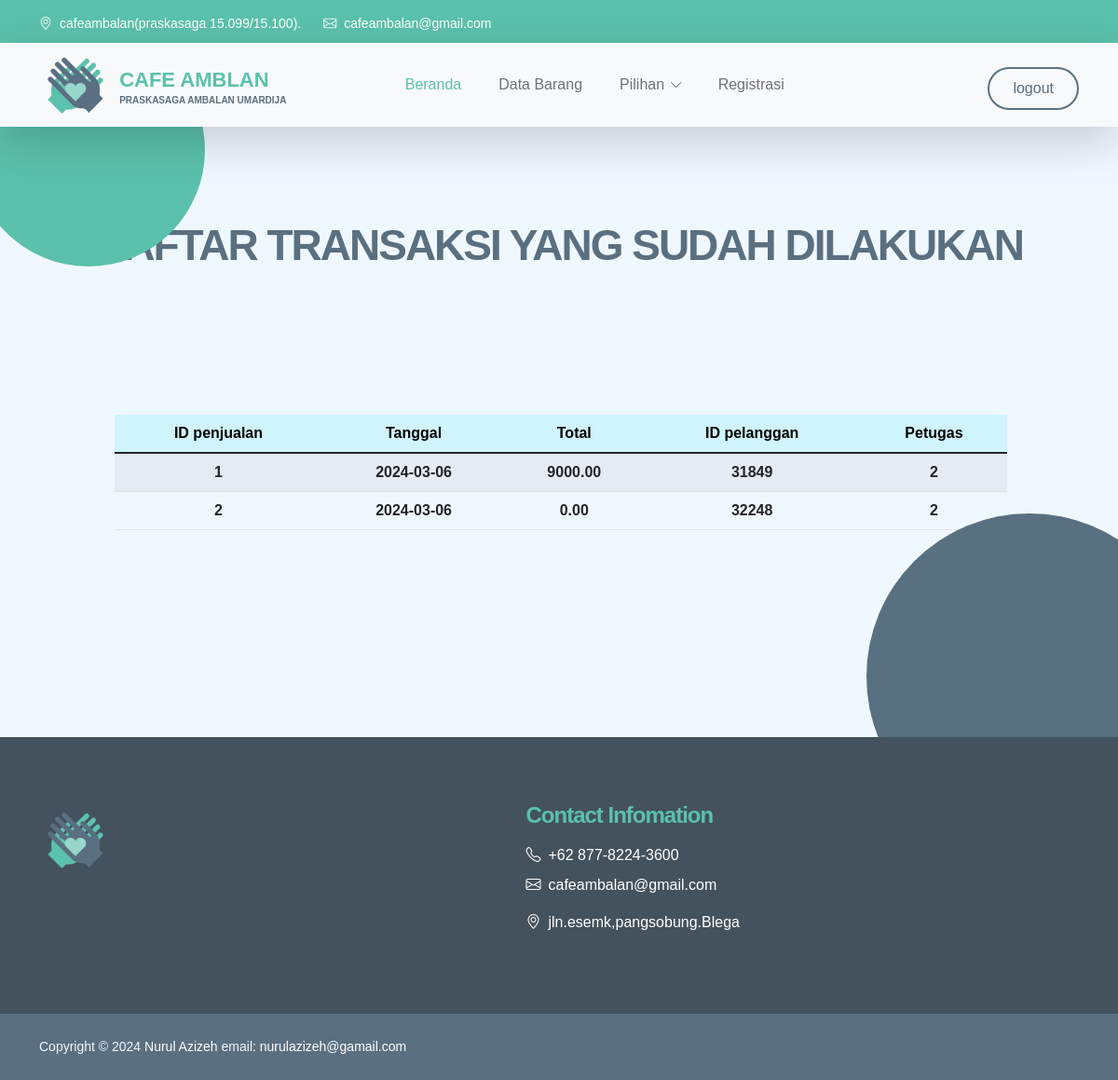
The app's page /administrator/penjualan_select.php (signed in) with its own data.
### tables this page shows
CREATE TABLE `tb_penjualan` (
  `id_penjualan` int(11) NOT NULL,
  `tgl_penjualan` date NOT NULL,
  `total` decimal(10,2) NOT NULL,
  `id_pelanggan` int(11) NOT NULL,
  `id_login` int(11) NOT NULL
);

### administrator/penjualan_select.php (the view, shortened to what this page needs)
<?php
    include('header.php');
    include('inavbar.php');
    ?>
    <section class="testimonial-section section-padding section-bg  " id="section_2">
<div class="col-lg-10 col-12 text-center mx-auto">
            <h2 class="mb-5">DAFTAR TRANSAKSI YANG SUDAH DILAKUKAN </h2>
        </div>
        <div class="row m-5 ">
            <div class=" col-md-11 col-md-1 m-5 mb-lg-11 mb-md-0">
            <div class="featured-block d-flex justify-content-center align-items-center">
                    <table class="table table table-hover table-striped ">
                        <thead class="table-info">
                            <th style="text-align: center;">ID penjualan</th>
                            <th style="text-align: center;">Tanggal</th>
                            <th style="text-align: center;">Total</th>
                            <th style="text-align: center;">ID pelanggan</th>
                            <th style="text-align: center;">Petugas</th>
                        </thead>
                        <tbody class="table-group-divider">
                        <?php
    include "../config.php";
    $sql = mysqli_query($koneksi, 'SELECT * FROM tb_penjualan');
    foreach ($sql as $penjualan) {
    ?>
      <tr>
          <th><?= $penjualan['id_penjualan'] ?></th>
          <th><?= $penjualan['tgl_penjualan'] ?></th>
          <th><?= $penjualan['total'] ?></th>
          <th><?= $penjualan['id_pelanggan'] ?></th>
          <th><?= $penjualan['id_login'] ?></th>
        </tr>
    <?php } ?>
                        </tbody>
                    </table>
            </div>
        </div>
          </section>
<?php
include('footer.php');
?>

### css/templatemo-kind-heart-charity.css (style rules this page uses)
:root { --white-color: #ffffff; --primary-color: #5bc1ac; --secondary-color: #5a6f80; --section-bg-color: #f0f8ff; --site-footer-bg-color: #44525d; --custom-btn-bg-color: #597081; --custom-btn-bg-hover-color: #5bc1ac; --dark-color: #000000; --p-color: #717275; --border-color: #e9eaeb; --body-font-family: 'Metropolis', sans-serif; --h1-font-size: 52px; --h2-font-size: 46px; --h3-font-size: 32px; --h4-font-size: 28px; --h5-font-size: 24px; --h6-font-size: 22px; --p-font-size: 16px; --btn-font-size: 18px; --copyright-font-size: 14px; --border-radius-large: 100px; --border-radius-medium: 20px; --border-radius-small: 10px; --font-weight-light: 300; --font-weight-normal: 400; --font-weight-semibold: 600; --font-weight-bold: 700; }
body { background-color: var(--white-color); font-family: var(--body-font-family); }
h2, h3, h4, h5, h6 { color: var(--dark-color); }
h1, h2, h3, h4, h5, h6 { font-weight: var(--font-weight-semibold); letter-spacing: -1px; }
h2 { color: var(--secondary-color); font-size: var(--h2-font-size); letter-spacing: -2px; }
.section-padding { padding-top: 100px; padding-bottom: 100px; }
.section-bg { background-color: var(--section-bg-color); }
.featured-block { text-align: center; transition: all 0.5s ease; min-height: 256px; padding: 15px; }
.testimonial-section { position: relative; overflow: hidden; text-align: center; }
.testimonial-section::before { content: ""; background-color: var(--primary-color); border-radius: 50%; position: absolute; top: -100px; left: -30px; margin: auto; width: 250px; height: 250px; }
.testimonial-section::after { content: ""; background: var(--custom-btn-bg-color); border-radius: 50%; position: absolute; bottom: -110px; right: -80px; width: 350px; height: 350px; }

### records on screen
tb_penjualan: id_penjualan "1", tgl_penjualan "2024-03-06", total "9000.00", id_pelanggan "31849", id_login "2"
tb_penjualan: id_penjualan "2", tgl_penjualan "2024-03-06", total "0.00", id_pelanggan "32248", id_login "2"
